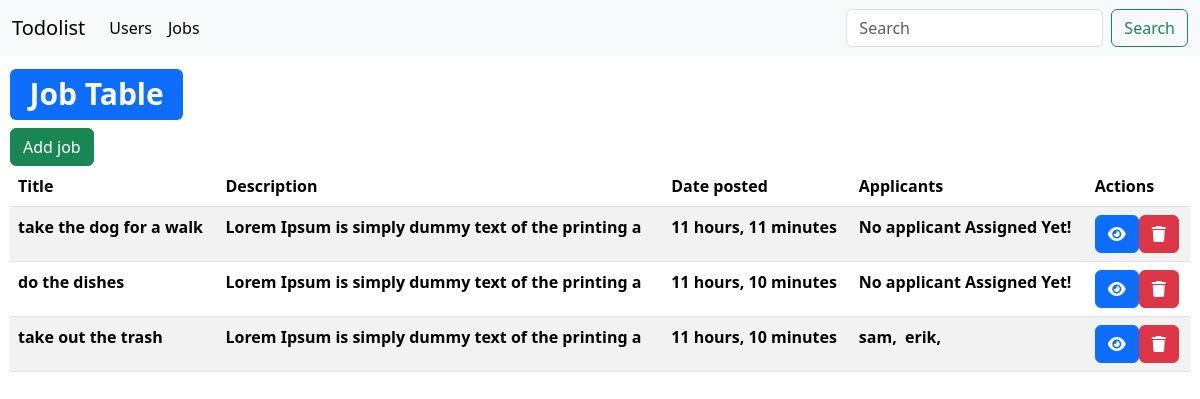
The app's page /jobs/, older data.
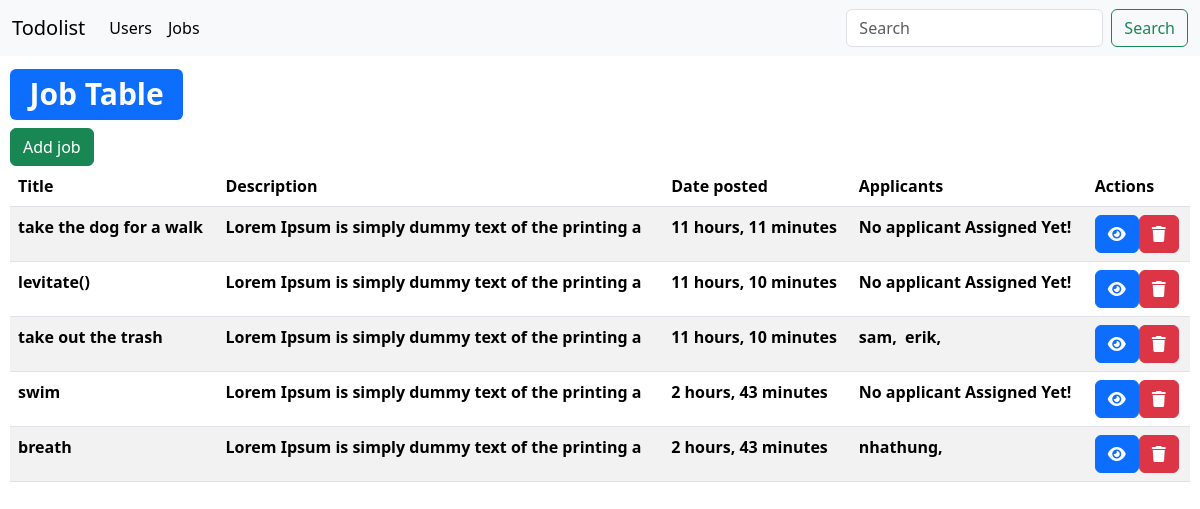
The same page, newer data.
### home/models.py (models this page shows, shortened)
class Job(models.Model):
    title = models.CharField(max_length=150)
    description = models.TextField()
    date_posted = models.DateTimeField(auto_now_add=True)
    applicants = models.ManyToManyField(User, blank=True)
    def short_description(self):
        return self.description[:50] if self.description else ''

class User(AbstractUser):
    name = models.CharField(max_length=200, null=False, blank=False)
    birth = models.DateField(blank=True,null=True)
    school = models.CharField(blank=True,null=True, max_length=150)
    hometown = models.CharField(blank=True,null=True, max_length=150)
    email = models.EmailField(null=False, blank=False, unique=True)
    profile_picture = models.ImageField(null=True, blank=True, default='avatar.svg')

### home/views.py (the view)
# urls.py: path('jobs/', views.jobPage, name='jobPage'),
def jobPage(request):
    pageView = 'jobs'
    jobs = Job.objects.all()
    context = {'jobs':jobs, 'pageView':pageView}
    return render(request, 'home/home.html', context)

### home/templates/home/home.html
{% extends "base.html" %}
{% block content %}
{% if pageView == 'users' %}
<div style="padding: 10px">
    <h1><span class="badge text-bg-primary">User Table</span></h1>
    <a class="btn btn-success" href="{% url "addUser" %}">Add user</a>
    <table class="table table-striped">
        <thead>
            <tr>
                <th scope="col">Name</th>
                <th scope="col">Birth</th>
                <th scope="col">School</th>
                <th scope="col">HomeTown</th>
                <th scope="col">Actions</th>
            </tr>
        </thead>
        <tbody>
            {% for user in users %}
            <tr>
                <th scope="col">
                    <img src="{{user.profile_picture.url}}" alt="" width=50 height=50
                        style="border-radius: 30px; margin-right: 10px;">
                    {{user.name}}
                </th>
                <th scope="col">{{user.birth}}</th>
                <th scope="col">{{user.school}}</th>
                <th scope="col">{{user.hometown}}</th>
                <th scope="col">
                    <a class="btn btn-primary" href="{% url "updateUser" user.id %}"><i class="fa-solid fa-eye"></i></a>
                    <a class="btn btn-danger" href="{% url "deleteUser" user.id %}"><i class="fa-solid fa-trash"></i></a>
                </th>
            </tr>
            {% endfor %}
        </tbody>
    </table>
</div>
{% elif pageView == 'jobs' %}
<div style="padding: 10px">
    <h1><span class="badge text-bg-primary">Job Table</span></h1>
    <a class="btn btn-success" href="{% url "addJob" %}">Add job</a>
    <table class="table table-striped">
        <thead>
            <tr>
                <th scope="col">Title</th>
                <th scope="col">Description</th>
                <th scope="col">Date posted</th>
                <th scope="col">Applicants</th>
                <th scope="col">Actions</th>
            </tr>
        </thead>
        <tbody>
            {% for job in jobs %}
            <tr>
                <th scope="col">{{job.title}}</th>
                <th scope="col">{{job.short_description}}</th>
                <th scope="col">{{job.date_posted|timesince}}</th>
                <th scope="col">
                {% for applicant in job.applicants.all %}
                    {{ applicant.name}},&nbsp;
                {% empty %}
                    No applicant Assigned Yet!
                {% endfor %}
            </th>
                <th scope="col" style="display: flex;">
                    <a href="{% url "updateJob" job.id %}" class="btn btn-primary"><i class="fa-solid fa-eye"></i></a>
                    <a href="{% url "deleteJob" job.id %}" class="btn btn-danger"><i class="fa-solid fa-trash"></i></a>
                </th>
            </tr>
            {% endfor %}
        </tbody>
    </table>
</div>
{% else %}
<h2>Please choose one of two topics at the nav bar</h2>
{% endif %}
{% endblock content %}

### templates/base.html (shortened to what this page needs)
<!DOCTYPE html>
<html>
    <head>
        <link rel="stylesheet" href="">
        <link href="https://cdn.jsdelivr.net/npm/bootstrap@5.3.3/dist/css/bootstrap.min.css" rel="stylesheet">
        <link rel="stylesheet" href="https://cdnjs.cloudflare.com/ajax/libs/font-awesome/6.5.2/css/all.min.css" />
    </head>
    <body>
        {% include "nav.html" %}
        {% block content %}
        {% endblock content %}
    </body>
</html>

### templates/nav.html (shortened to what this page needs)
<nav class="navbar navbar-expand-lg bg-body-tertiary">
    <div class="container-fluid">
        <a class="navbar-brand" href="{% url "home" %}">Todolist</a>
        <div class="collapse navbar-collapse" id="navbarSupportedContent">
            <ul class="navbar-nav me-auto mb-2 mb-lg-0">
                <li class="nav-item">
                    <a class="nav-link active" aria-current="page" href="{% url "userPage" %}">Users</a>
                </li>
                <li class="nav-item">
                    <a class="nav-link active" aria-current="page" href="{% url "jobPage" %}">Jobs</a>
                </li>
            </ul>
            <form class="d-flex" role="search">
                <input class="form-control me-2" type="search" placeholder="Search" aria-label="Search">
                <button class="btn btn-outline-success" type="submit">Search</button>
            </form>
        </div>
    </div>
</nav>

Row changes from the older to the newer data that the page shows:
changed Job: title "do the dishes" → "levitate()"
added Job: title "swim", short_description "Lorem Ipsum is simply dummy text of the printing a", date_posted "2 hours, 43 minutes"
added Job: title "breath", short_description "Lorem Ipsum is simply dummy text of the printing a", date_posted "2 hours, 43 minutes"
now on this page (row edited): User: name "nhathung", shown under "breath"
